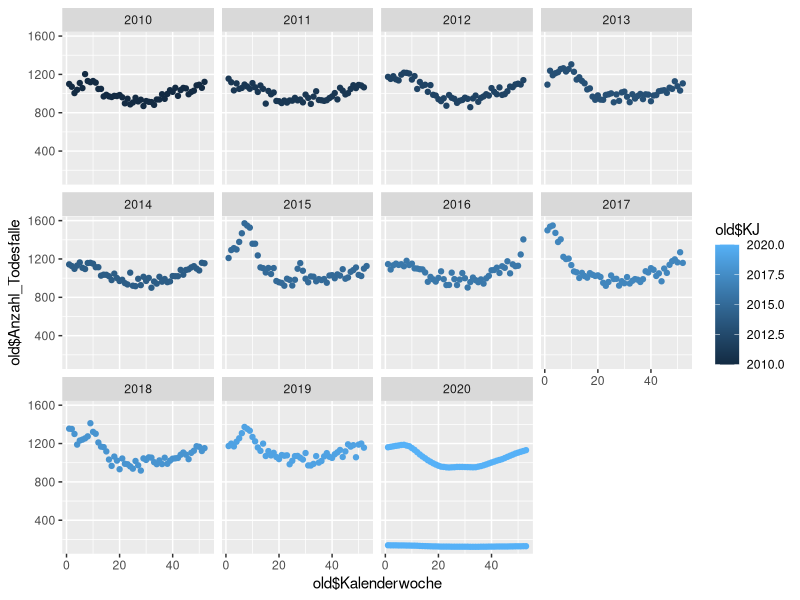

This chart was generated by the following R code:
library(ggplot2)

df <- read.csv("sterblichkeit_schweiz.csv", sep = ";")
young <- df[which(df$Alter == "0-64"),]
old <- df[which(df$Alter != "0-64"),]

ggplot(old, aes(x = old$Kalenderwoche, y = old$Anzahl_Todesfalle, colour = old$KJ)) +
  geom_point() +
  facet_wrap( ~ old$KJ)